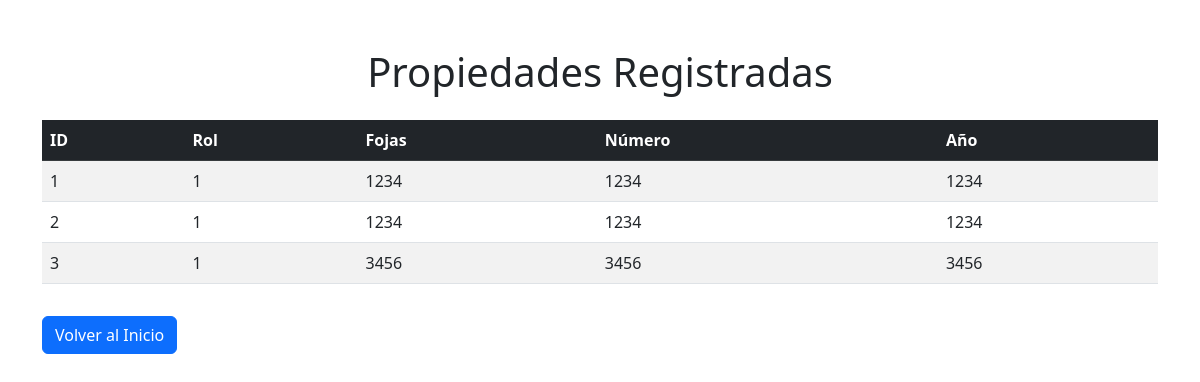
Screenshot of /ver_propiedades (signed in) with the database file from the repository.
### tables this page shows
CREATE TABLE propiedades (
            id INTEGER PRIMARY KEY AUTOINCREMENT,
            usuario_id INTEGER,
            rol TEXT NOT NULL,
            fojas TEXT NOT NULL,
            numero TEXT NOT NULL,
            anio INTEGER NOT NULL,
            FOREIGN KEY (usuario_id) REFERENCES usuarios (id)
        );

### app.py (the view)
@app.route('/ver_propiedades')
def ver_propiedades():
    if 'user_id' not in session:
        return redirect('/')
    usuario_id = session['user_id']
    conn = sqlite3.connect('propiedades.db')
    cursor = conn.cursor()
    cursor.execute('SELECT * FROM propiedades WHERE usuario_id = ?', (usuario_id,))
    propiedades = cursor.fetchall()
    conn.close()
    return render_template('ver_propiedades.html', propiedades=propiedades)

### templates/ver_propiedades.html (shortened to what this page needs)
<!DOCTYPE html>
<html lang="es">
<head>
    <link href="https://cdn.jsdelivr.net/npm/bootstrap@5.3.0-alpha1/dist/css/bootstrap.min.css" rel="stylesheet">
</head>
<body>
    <div class="container mt-5">
        <h1 class="mb-4 text-center">Propiedades Registradas</h1>
        <table class="table table-striped">
            <thead class="table-dark">
                <tr>
                    <th>ID</th>
                    <th>Rol</th>
                    <th>Fojas</th>
                    <th>Número</th>
                    <th>Año</th>
                </tr>
            </thead>
            <tbody>
                {% for propiedad in propiedades %}
                <tr>
                    <td>{{ propiedad[0] }}</td>
                    <td>{{ propiedad[1] }}</td>
                    <td>{{ propiedad[2] }}</td>
                    <td>{{ propiedad[3] }}</td>
                    <td>{{ propiedad[4] }}</td>
                </tr>
                {% endfor %}
            </tbody>
        </table>
        <a href="/" class="btn btn-primary mt-3">Volver al Inicio</a>
    </div>
</body>
</html>

### rows the page displays
propiedades: id "1", usuario "1", rol "1234", fojas "1234", numero "1234"
propiedades: id "2", usuario "1", rol "1234", fojas "1234", numero "1234"
propiedades: id "3", usuario "1", rol "3456", fojas "3456", numero "3456"
